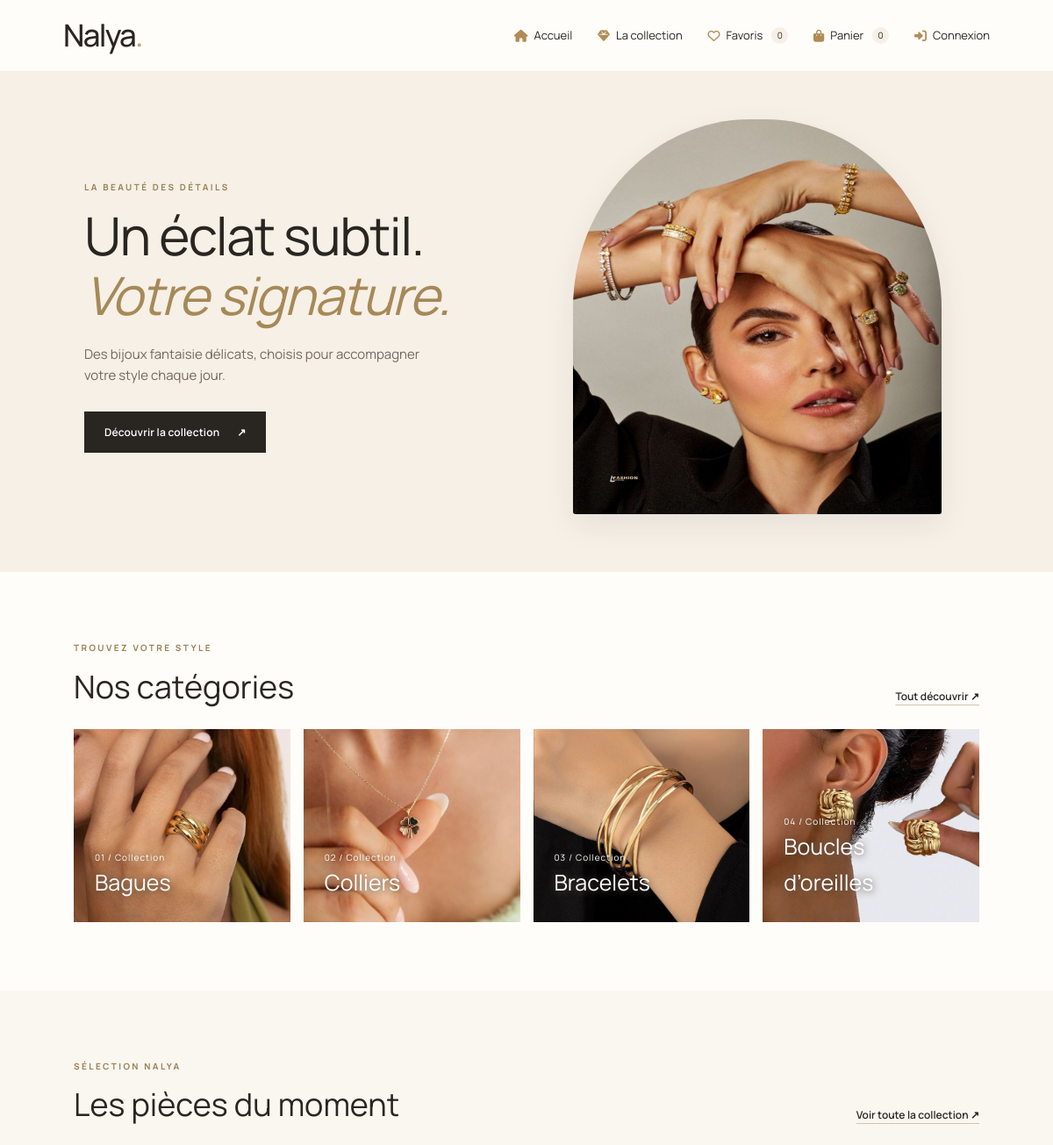
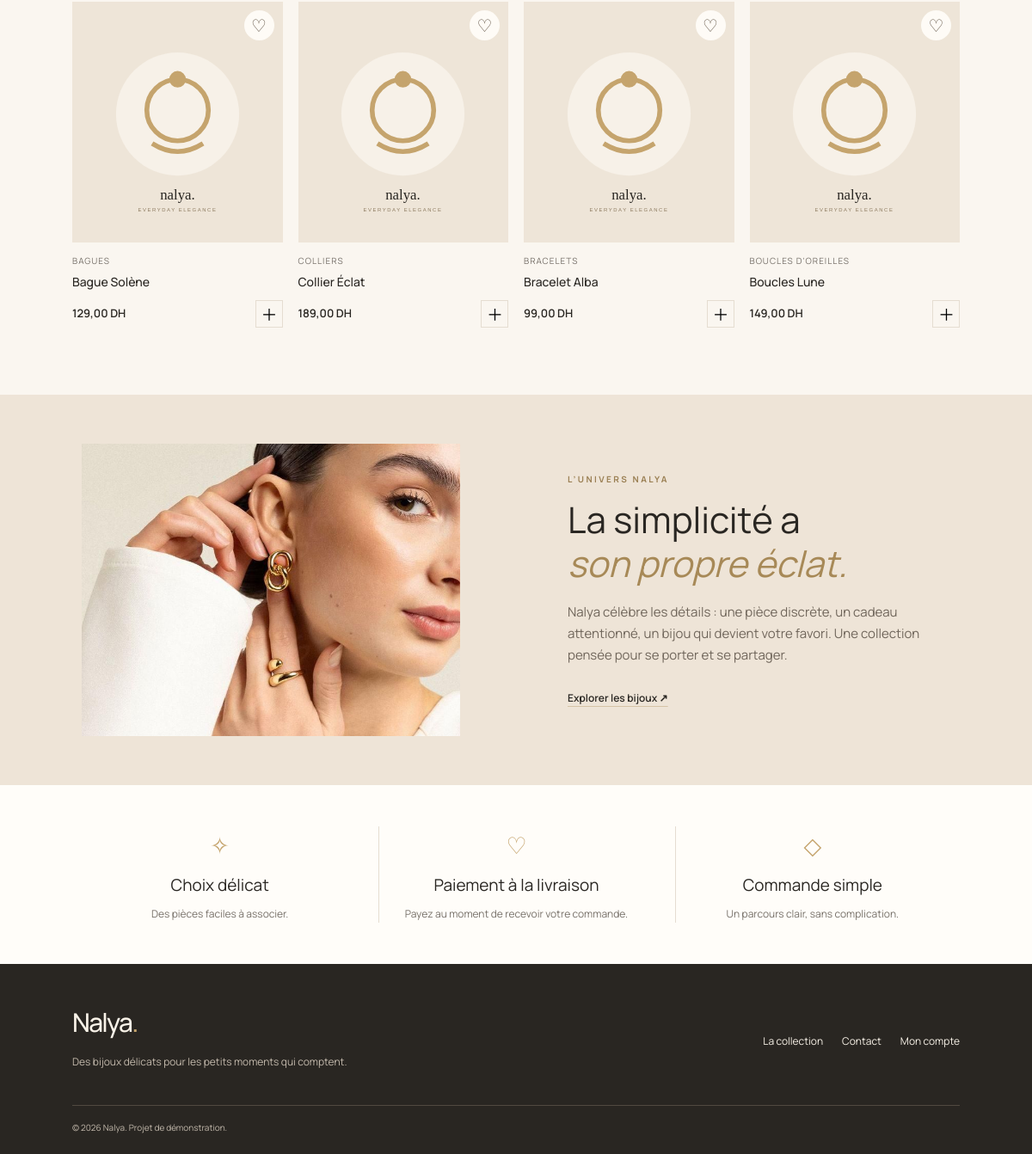
The page / on the database its author committed (2 pictures, top to bottom).
### tables this page shows
CREATE TABLE products (
  id INT UNSIGNED AUTO_INCREMENT PRIMARY KEY,
  category_id INT UNSIGNED NOT NULL,
  name VARCHAR(160) NOT NULL,
  description TEXT NULL,
  price DECIMAL(10,2) NOT NULL DEFAULT 0.00,
  stock INT UNSIGNED NOT NULL DEFAULT 0,
  image VARCHAR(255) NULL,
  is_active TINYINT(1) NOT NULL DEFAULT 1,
  created_at TIMESTAMP NOT NULL DEFAULT CURRENT_TIMESTAMP,
  updated_at TIMESTAMP NOT NULL DEFAULT CURRENT_TIMESTAMP ON UPDATE CURRENT_TIMESTAMP,
  CONSTRAINT fk_products_category FOREIGN KEY(category_id) REFERENCES categories(id) ON UPDATE CASCADE ON DELETE RESTRICT,
  INDEX idx_products_active (is_active),
  INDEX idx_products_name (name)
);

CREATE TABLE categories (
  id INT UNSIGNED AUTO_INCREMENT PRIMARY KEY,
  name VARCHAR(100) NOT NULL UNIQUE,
  created_at TIMESTAMP NOT NULL DEFAULT CURRENT_TIMESTAMP
);

### includes/functions.php (called while the page is built, shortened)
<?php
function e(mixed $value): string {
    return htmlspecialchars((string)$value, ENT_QUOTES, 'UTF-8');
}
function current_user(): ?array {
    return $_SESSION['user'] ?? null;
}
function money(mixed $amount): string {
    return number_format((float)$amount, 2, ',', ' ') . ' DH';
}
function image_url(?string $path): string {
    return $path;
}

### index.php (the view, shortened to what this page needs)
<?php
require __DIR__ . '/config/database.php';
require __DIR__ . '/includes/functions.php';
$stmt = $pdo->query("SELECT p.*, c.name AS category_name FROM products p LEFT JOIN categories c ON c.id=p.category_id WHERE p.is_active=1 ORDER BY p.created_at DESC LIMIT 4");
$products = $stmt->fetchAll();
require __DIR__ . '/includes/header.php';
?>
<section class="hero">
  <div class="hero-copy">
    <p class="eyebrow">LA BEAUTÉ DES DÉTAILS</p>
    <h1>Un éclat subtil.<br><em>Votre signature.</em></h1>
    <p>Des bijoux fantaisie délicats, choisis pour accompagner votre style chaque jour.</p>
    <a class="btn btn-dark" href="products.php">Découvrir la collection <span>↗</span></a>
  </div>
  <div class="hero-art">
    <img src="assets/images/nalya-hero.jpg" alt="Bijoux Nalya" class="hero-image">
</div>
</section>
<section class="section">
  <div class="section-heading">
  <div><p class="eyebrow">TROUVEZ VOTRE STYLE</p><h2>Nos catégories</h2></div><a class="text-link" href="products.php">Tout découvrir ↗</a></div>
  <div class="category-grid">
    <a class="category-tile tile-ring" href="products.php?category=Bagues"><span>01 / Collection</span><strong>Bagues</strong></a>
    <a class="category-tile tile-necklace" href="products.php?category=Colliers"><span>02 / Collection</span><strong>Colliers</strong></a>
    <a class="category-tile tile-bracelet" href="products.php?category=Bracelets"><span>03 / Collection</span><strong>Bracelets</strong></a>
    <a class="category-tile tile-earring" href="products.php?category=Boucles%20d%27oreilles"><span>04 / Collection</span><strong>Boucles d’oreilles</strong></a>
  </div>
</section>
<section class="section section-soft">
  <div class="section-heading"><div><p class="eyebrow">SÉLECTION NALYA</p><h2>Les pièces du moment</h2></div><a class="text-link" href="products.php">Voir toute la collection ↗</a></div>
  <?php if ($products): ?><div class="product-grid">
    <?php foreach ($products as $product): ?>
      <article class="product-card">
        <button class="favorite-button" data-favorite="<?= (int)$product['id'] ?>" aria-label="Ajouter aux favoris">♡</button>
        <a class="product-photo" href="product-details.php?id=<?= (int)$product['id'] ?>"><img src="<?= e(image_url($product['image'])) ?>" alt="<?= e($product['name']) ?>"></a>
        <p class="product-category"><?= e($product['category_name'] ?? 'Collection Nalya') ?></p>
        <h3><a href="product-details.php?id=<?= (int)$product['id'] ?>"><?= e($product['name']) ?></a></h3>
        <div class="product-card-bottom"><strong><?= money($product['price']) ?></strong><button class="add-mini" data-add-cart="<?= (int)$product['id'] ?>" data-name="<?= e($product['name']) ?>" data-price="<?= e($product['price']) ?>" data-stock="<?= (int)$product['stock'] ?>" data-image="<?= e(image_url($product['image'])) ?>">＋</button></div>
      </article>
    <?php endforeach; ?>
  </div><?php else: ?><p class="empty-state">Les nouveautés arrivent bientôt. Ajoutez des produits depuis l’administration.</p><?php endif; ?>
</section>
<section class="story-section">
  <div class="story-shape">
    <img src="assets/images/image1.jpg" alt="Bijoux Nalya">
  </div>
  <div class="story-copy">
    <p class="eyebrow">L’UNIVERS NALYA</p>
    <h2>La simplicité a<br><em>son propre éclat.</em></h2>
    <p>Nalya célèbre les détails : une pièce discrète, un cadeau attentionné, un bijou qui devient votre favori. Une collection pensée pour se porter et se partager.</p>
    <a class="text-link" href="products.php">Explorer les bijoux ↗</a>
  </div>
</section>
<section class="benefits">
  <div><span>✧</span><h3>Choix délicat</h3><p>Des pièces faciles à associer.</p></div>
  <div><span>♡</span><h3>Paiement à la livraison</h3><p>Payez au moment de recevoir votre commande.</p></div>
  <div><span>◇</span><h3>Commande simple</h3><p>Un parcours clair, sans complication.</p></div>
</section>
<?php require __DIR__ . '/includes/footer.php'; ?>

### includes/header.php (shortened to what this page needs)
<?php
$user = current_user();
?>
<!doctype html>
<html lang="fr">
<head>
  <link rel="stylesheet" href="/Nalya2/assets/css/style.css">
<link rel="stylesheet" href="https://cdnjs.cloudflare.com/ajax/libs/font-awesome/6.7.2/css/all.min.css">
</head>
<body>
<?php if (!$user || $user['role'] !== 'admin'): ?>
<header class="site-header">
  <a class="brand" href="index.php" aria-label="Nalya accueil">Nalya<span>.</span></a>
<nav class="main-nav">
    <a href="index.php">
        <i class="fa-solid fa-house"></i> Accueil
    </a>
    <a href="products.php">
        <i class="fa-solid fa-gem"></i> La collection
    </a>
    <a href="favorites.php">
        <i class="fa-regular fa-heart"></i> Favoris
        <span class="count" data-favorite-count>0</span>
    </a>
    <a href="cart.php">
        <i class="fa-solid fa-bag-shopping"></i> Panier
        <span class="count" data-cart-count>0</span>
    </a>
    <?php if ($user): ?>
        <a href="account.php">
            <i class="fa-regular fa-user"></i> Mon compte
        </a>
        <?php if ($user['role'] === 'admin'): ?>
            <a href="admin/index.php">
                <i class="fa-solid fa-gauge-high"></i> Administration
            </a>
        <?php endif; ?>
        <form class="nav-form" method="post" action="logout.php">
            <input type="hidden" name="csrf_token" value="<?= e(csrf_token()) ?>">
            <button class="link-button" type="submit">
                <i class="fa-solid fa-arrow-right-from-bracket"></i> Déconnexion
            </button>
        </form>
    <?php else: ?>
        <a href="login.php">
            <i class="fa-solid fa-right-to-bracket"></i> Connexion
        </a>
    <?php endif; ?>
</nav>
</header>
<?php endif; ?>
<main>

### includes/footer.php
</main>
<footer class="site-footer">
  <div>
    <a class="brand brand-footer" href="index.php">Nalya<span>.</span></a>
    <p>Des bijoux délicats pour les petits moments qui comptent.</p>
  </div>
  <div class="footer-links">
    <a href="products.php">La collection</a>
    <a href="contact.php">Contact</a>
    <a href="account.php">Mon compte</a>
  </div>
  <p class="copyright">© <?= date('Y') ?> Nalya. Projet de démonstration.</p>
</footer>
</body>
</html>

### rows shown on the page
products: image (placeholder picture), category.name "BAGUES", name "Bague Solène", price "129,00 DH"
products: image (placeholder picture), category.name "COLLIERS", name "Collier Éclat", price "189,00 DH"
products: image (placeholder picture), category.name "BRACELETS", name "Bracelet Alba", price "99,00 DH"
products: image (placeholder picture), category.name "BOUCLES D'OREILLES", name "Boucles Lune", price "149,00 DH"
